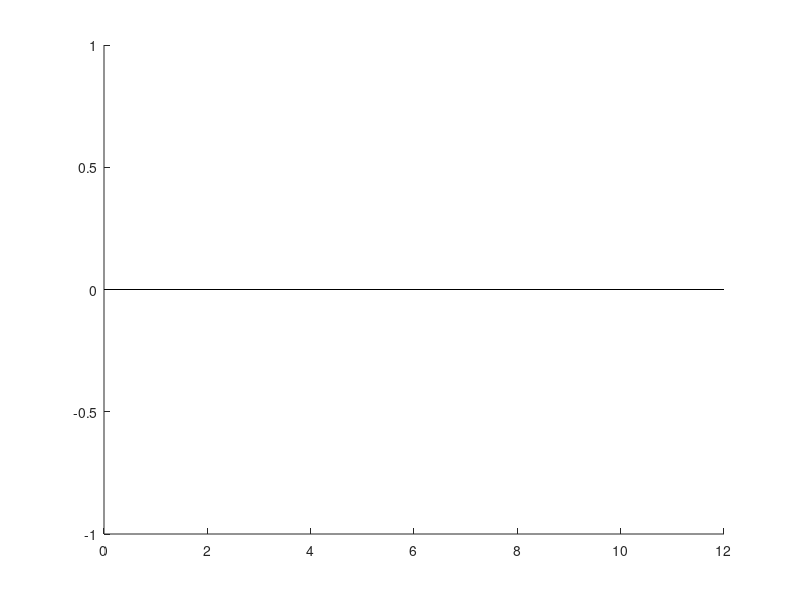

Recreate this plot in MATLAB. (Note: this script raises an error after producing the figure.)
function plotFinalBarComparison_Colored()
    methods = {'km', 'ms'};
    distances = 1:10;
    repeats = 1:3;

    % 指标列索引
    metric_cols = struct( ...
        'covering_rates', 2, ...
        'entering_rates', 1, ...
        'uniform_rates', 3, ...
        'min_dist', 9 ...
    );

    metric_labels = struct( ...
        'covering_rates', 'Coverage Rate', ...
        'entering_rates', 'Entering Rate', ...
        'uniform_rates', 'Uniformity', ...
        'min_dist', 'Min Distance (m)' ...
    );

    % 配色列表（每个图两个色）
    color_pairs = {
        [0.2 0.4 0.9], [0.5 0.7 1.0];   % 蓝
        [0.85 0.2 0.2], [1.0 0.6 0.6];  % 红
        [0.2 0.6 0.3], [0.6 0.9 0.6];   % 绿
        [0.5 0.3 0.7], [0.8 0.6 0.9];   % 紫
    };

    metric_names = fieldnames(metric_cols);

    for k = 1:length(metric_names)
        metric = metric_names{k};
        col_idx = metric_cols.(metric);
        ylabel_str = metric_labels.(metric);
        color_ours = color_pairs{k,1};
        color_ms   = color_pairs{k,2};

        % 收集值
        values = nan(2, length(distances), length(repeats));
        for m = 1:length(methods)
            method = methods{m};
            for d = distances
                for r = repeats
                    file = sprintf('./run_data/rate_%s_sense%d.%d.json', method, d, r);
                    if isfile(file)
                        try
                            raw = loadjson(file);
                            vec = raw(:, col_idx);
                            values(m, d, r) = vec(end);
                        catch
                            warning('Error reading %s', file);
                        end
                    else
                        warning('Missing file: %s', file);
                    end
                end
            end
        end

        mean_vals = squeeze(mean(values, 3, 'omitnan'));
        min_vals  = squeeze(min(values, [], 3));
        max_vals  = squeeze(max(values, [], 3));
        lowers = mean_vals - min_vals;
        uppers = max_vals - mean_vals;

        % 绘图
        figure('Position', [100, 100, 1200, 600]); hold on;
        b = bar(distances, mean_vals', 'grouped');

        % 设置颜色和透明度
        b(1).FaceColor = color_ours;
        b(2).FaceColor = color_ms;
        b(1).FaceAlpha = 0.7;
        b(2).FaceAlpha = 0.7;

        % 误差棒
        ngroups = size(mean_vals, 2);
        nbars = size(mean_vals, 1);
        groupwidth = min(0.8, nbars/(nbars + 1.5));
        for i = 1:nbars
            x = (1:ngroups) - groupwidth/2 + (2*i-1)*groupwidth/(2*nbars);
            errorbar(x, mean_vals(i,:), lowers(i,:), uppers(i,:), ...
                'k', 'linestyle', 'none', 'LineWidth', 1.8, 'CapSize', 6);
        end

        % 美化
        grid on;
        box off;
        set(gca, 'FontSize', 22, 'LineWidth', 2.5);
        xlabel('Sensor Range', 'FontSize', 26);
        ylabel(ylabel_str, 'FontSize', 26);
        title(ylabel_str, 'FontSize', 28);
        xticks(1:10);
        xticklabels(string(1:10));
        legend({'Ours', 'Mean-Shift'}, 'FontSize', 20, 'Location', 'best');
        ax = gca;
        ax.FontName = 'Arial';
        ax.FontWeight = 'bold';
        % === 保存图像（600 DPI）===
        saveDir = '/home/lhx/Desktop/trans6';
        if ~exist(saveDir, 'dir')
            mkdir(saveDir);
        end
        
        % 保存为PNG（600 DPI）
        savePath = sprintf('/home/lhx/Desktop/trans6/%s.png', metric); % 文件名
        print(gcf, savePath, '-dpng', '-r600');
        fprintf('图像已保存：%s\n', savePath);
    end
end
